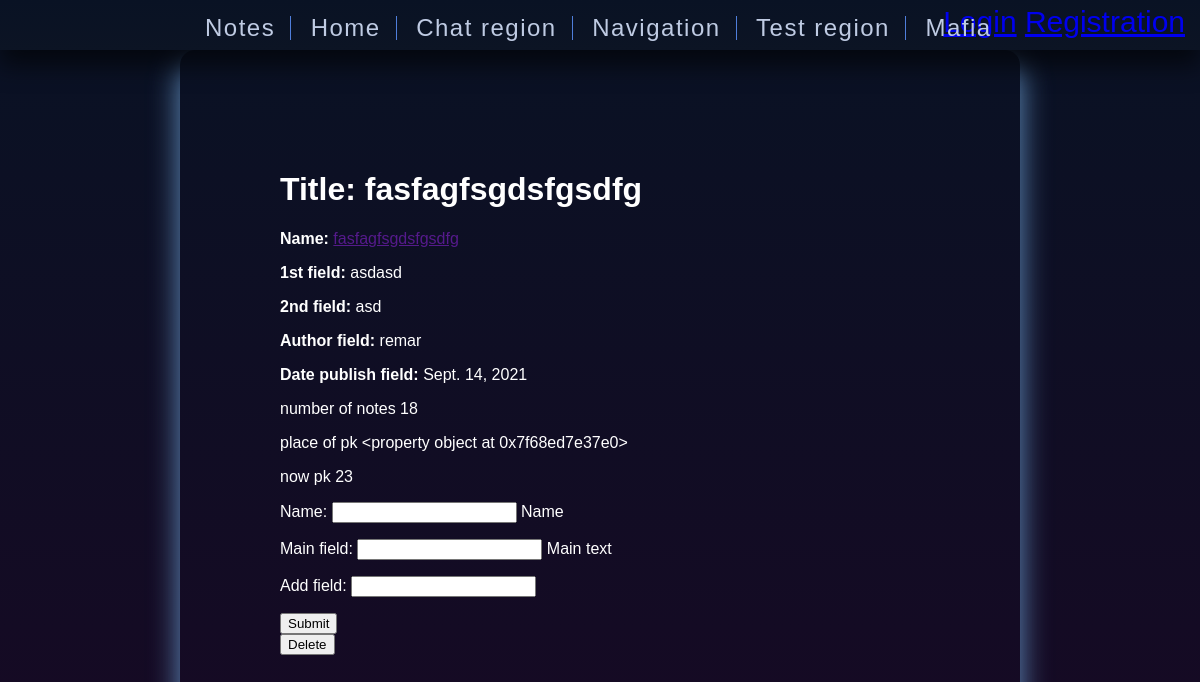
/index/note/23, run on the app's committed database.
### main/models.py (models this page shows, shortened)
class Note(models.Model):
    id = models.AutoField(primary_key=True)
    name = models.CharField(max_length=200, help_text="Name")
    main_field = models.CharField(max_length=200, help_text="Main text")
    add_field = models.CharField(max_length=200)
    author = models.CharField(max_length=50)
    publish_date = models.DateField(null=True)
    class Meta:
        ordering = ["name"]

### main/views.py (the view)
# urls.py: url(r'^note/(?P<pk>\d+)$', views.NoteDetailView.as_view(), name='note-detail'),
class NoteDetailView(generic.DetailView):
    model = Note
    def dispatch(self, request, *args, **kwargs):
        if request.method == 'GET' and 'delete' in request.GET:
            Note.objects.get(pk=kwargs['pk']).delete()
            return NotesFilter.NoteFilter(request)
        elif request.method == 'POST' and 'submit' in request.POST:
            update_object = Note.objects.get(pk=kwargs['pk'])
            context = NoteDetailView.get_context_data(self)
            return self.render_to_response(context)
        elif request.method == 'GET':
            try:
               update_object = Note.objects.get(pk=kwargs['pk'])
               context = NoteDetailView.get_context_data(self)
               return self.get(request, *args, **kwargs)
            except Note.DoesNotExist:
                e = 'Note does not exit'
                form = FilterForm()
                return render(request, 'main/notes.html', {'form': form, 'exec': e})
            except Note.MultipleObjectsReturned:
                form = FilterForm()
                return render(request, 'main/token_input.html', {'form': form})
    def get_context_data(self, **kwargs):
        self.object = self.get_object()
        context = super(NoteDetailView, self).get_context_data(**kwargs)
        context['hello'] = Note.objects.all().count()
        context['place'] = Note.pk
        context['hell'] = self.kwargs['pk']
        context['form'] = NoteForm()
        return context

### main/forms.py
class NoteForm(forms.ModelForm):
    class Meta:
        model = Note
        fields = ('name','main_field','add_field')

### main/templates/main/note_detail.html (shortened to what this page needs)
{% extends "base.html" %}
{% block content %}
<h1>Title: {{ note.name }}</h1>
<p><strong>Name:</strong> <a href="">{{ note.name }}</a></p>
<p><strong>1st field:</strong> {{ note.main_field }}</p>
<p><strong>2nd field:</strong> {{ note.add_field }}</p>
<p><strong>Author field:</strong> {{ note.author }}</p>
<p><strong>Date publish field:</strong> {{ note.publish_date }}</p>
<p>number of notes {{ hello }} </p>
<p>place of pk {{ place }} </p>
<p>now pk {{ hell }} </p>
<form action="" method="post">
    {{ form.as_p }}
    <input type="submit" name="submit" value="Submit" />
</form>
<form>
    <input type="submit" name="delete" value="Delete" />
</form>
{% endblock %}

### main/static/css/styles.css (style rules this page uses)
html { height: 100%; }
body { margin: 0; padding: 0; font-family: sans-serif; background: linear-gradient(#091224, #170924); color: white; }

### data on the page
Note: name "fasfagfsgdsfgsdfg", main_field "asdasd", add_field "asd", author "remar", publish_date "Sept. 14, 2021"

### other printed values
{{ hello }} "18"
{{ place }} "<property object at 0x7f68ed7e37e0>"
{{ hell }} "23"
